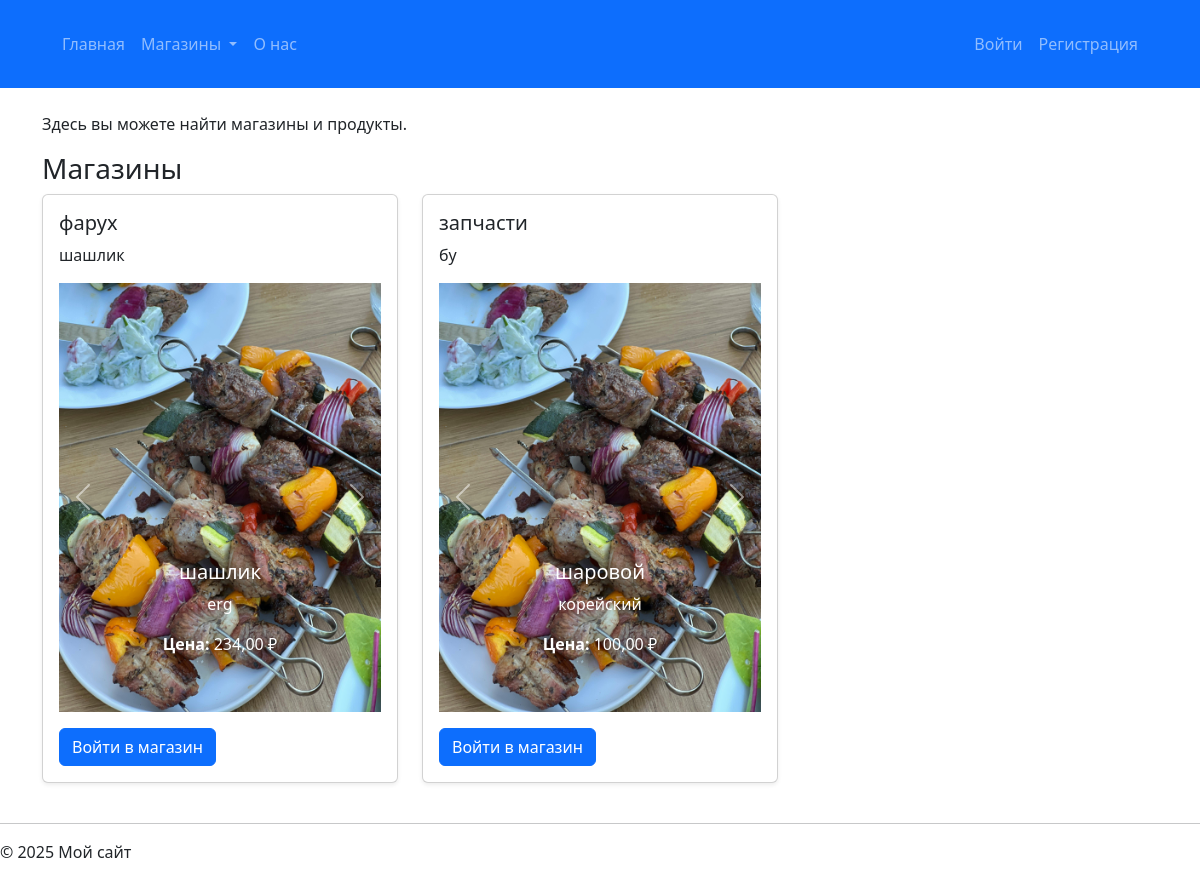
The page / on the database its author committed.
### store/models/store.py (models this page shows, shortened)
class Store(models.Model):
    owner = models.OneToOneField(CustomUser, on_delete=models.CASCADE, related_name='store')  # связь с владельцем
    name = models.CharField(max_length=255)  # Название магазина
    description = models.TextField(blank=True)  # Описание магазина
    created_at = models.DateTimeField(auto_now_add=True)  # Дата создания магазина
    logo = models.ImageField(upload_to='store_logos/', null=True, blank=True)  # Логотип магазина (опционально)
    class Meta:
        verbose_name = 'Store'
        verbose_name_plural = 'Stores'

### store/models/product.py (models this page shows, shortened)
class Product(models.Model):
    name = models.CharField(max_length=200)
    description = models.TextField()
    price = models.DecimalField(max_digits=8, decimal_places=2)
    subcategory = models.ForeignKey(SubCategory, related_name='products', on_delete=models.CASCADE)
    store = models.ForeignKey(Store, related_name='products', on_delete=models.CASCADE, default=1)  # Значение по умолчанию, которое будет установлено для старых продуктов
    image = models.ImageField(upload_to='product_images/', null=True, blank=True)  # Поле для изображения
    class Meta:
        verbose_name = 'Product'
        verbose_name_plural = 'Products'

### app/views.py (the view)
# urls.py: path('', views.index, name='index'),  # Главная страница из app.views
def index(request):
    stores = Store.objects.prefetch_related('products').all()  # Загружаем магазины с их товарами
    return render(request, 'app/index.html', {'stores': stores})

### app/context_processors.py (called while the page is built)
def menu_categories(request):
    stores = Store.objects.prefetch_related('categories__subcategories').all()
    return {'menu_categories': stores}

### app/templates/app/index.html (shortened to what this page needs)
<!DOCTYPE html>
<html lang="ru">
<head>
    <link href="https://cdn.jsdelivr.net/npm/bootstrap@5.3.0-alpha1/dist/css/bootstrap.min.css" rel="stylesheet">
</head>
<body>
    {% include 'app/header.html' %}
    <div class="container mt-4">
        <p>Здесь вы можете найти магазины и продукты.</p>
        <h3>Магазины</h3>
        <div class="row">
            {% for store in stores %}
                <div class="col-md-4">
                    <div class="card mb-4 shadow-sm">
                        <div class="card-body">
                            <h5 class="card-title">{{ store.name }}</h5>
                            <p class="card-text">{{ store.description }}</p>
                            <div id="carousel{{ store.id }}" class="carousel slide" data-bs-ride="carousel">
                                <div class="carousel-inner">
                                    {% for product in store.products.all %}
                                        <div class="carousel-item {% if forloop.first %}active{% endif %}">
                                            {% if product.image %}
                                                <img src="{{ product.image.url }}" class="d-block w-100" alt="{{ product.name }}">
                                            {% else %}
                                                <img src="/static/images/default-product.jpg" class="d-block w-100" alt="Изображение отсутствует">
                                            {% endif %}
                                            <div class="carousel-caption d-none d-md-block">
                                                <h5>{% if product.name %}{{ product.name }}{% else %}Название отсутствует{% endif %}</h5>
                                                <p>{{ product.description }}</p>
                                                <p><strong>Цена:</strong> {{ product.price }} ₽</p>
                                            </div>
                                        </div>
                                    {% empty %}
                                        <div class="carousel-item active">
                                            <p>Товары отсутствуют.</p>
                                        </div>
                                    {% endfor %}
                                </div>
                                <button class="carousel-control-prev" type="button" data-bs-target="#carousel{{ store.id }}" data-bs-slide="prev">
                                    <span class="carousel-control-prev-icon" aria-hidden="true"></span>
                                </button>
                                <button class="carousel-control-next" type="button" data-bs-target="#carousel{{ store.id }}" data-bs-slide="next">
                                    <span class="carousel-control-next-icon" aria-hidden="true"></span>
                                </button>
                            </div>
                            <a href="{% url 'store_detail' store.id %}" class="btn btn-primary mt-3">Войти в магазин</a>
                        </div>
                    </div>
                </div>
            {% empty %}
                <p>Магазины отсутствуют.</p>
            {% endfor %}
        </div>
    </div>
    {% include 'app/footer.html' %}
</body>
</html>

### rows shown on the page
Store: name "фарух", description "шашлик"
Product: image (picture), name "шашлик", description "erg", price "234,00"
Store: name "запчасти", description "бу"
Product: image (picture), name "шаровой", description "корейский", price "100,00"
